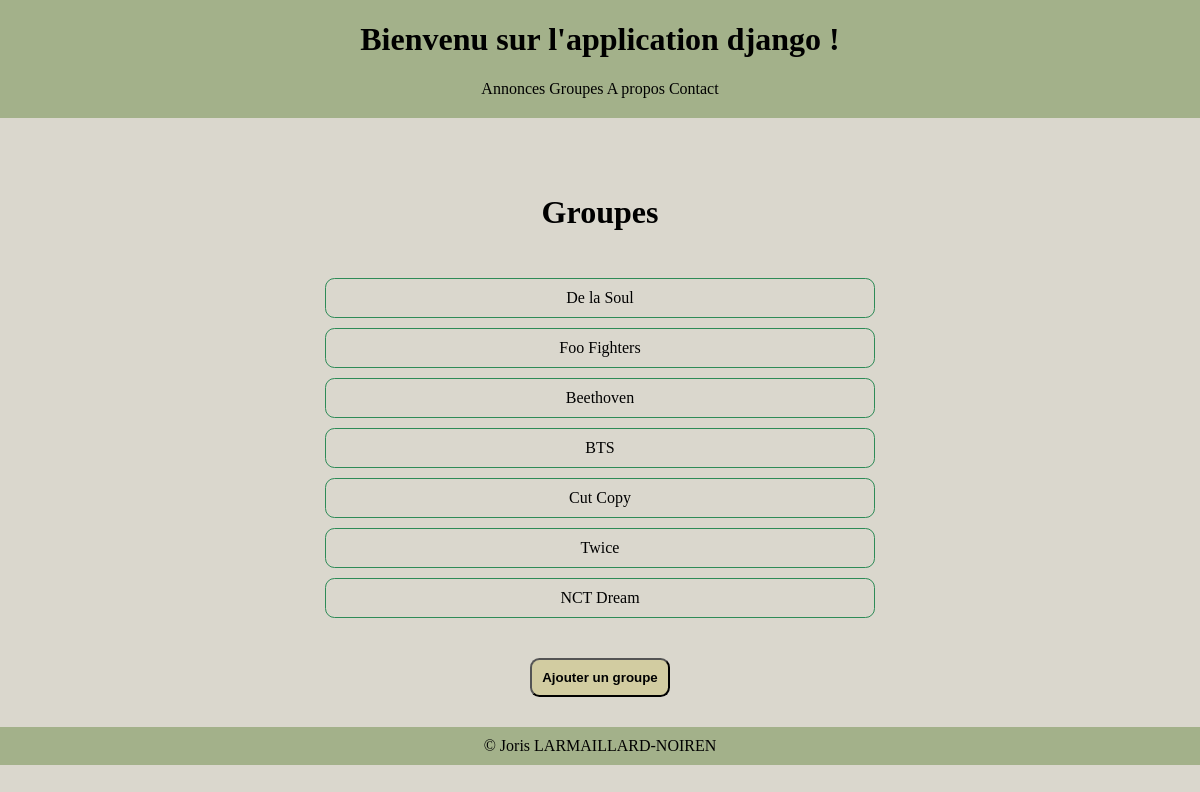
The page /bands/ on the database as committed earlier.
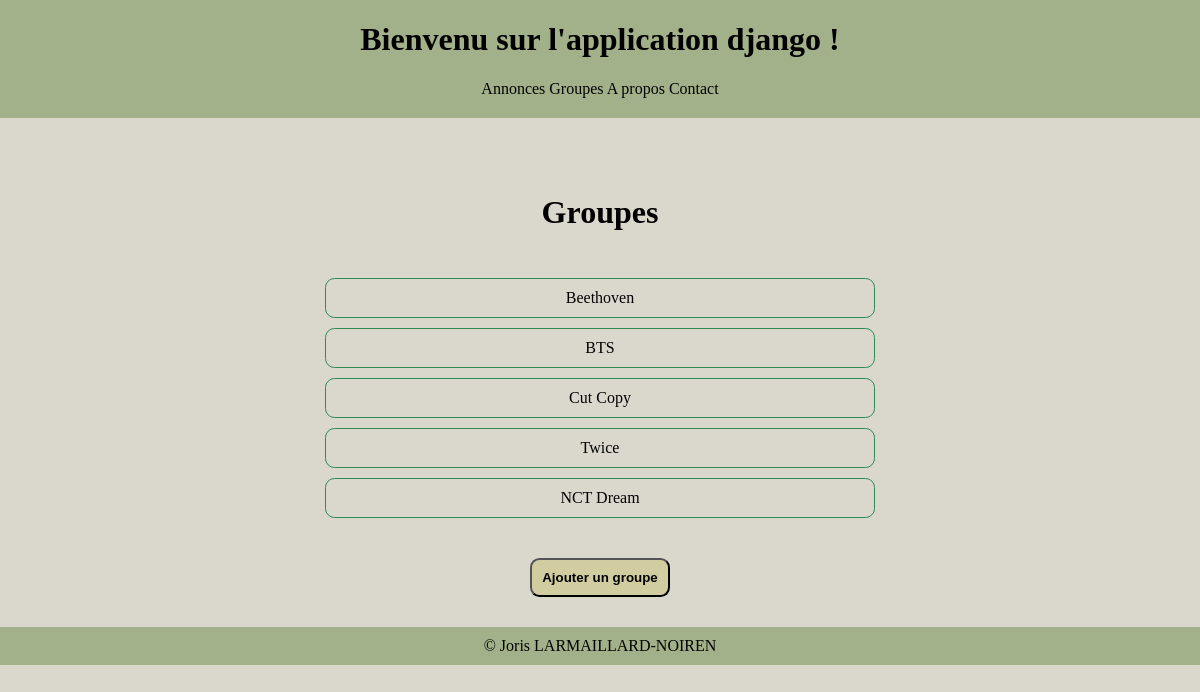
The same page on the database as committed later.
### listings/models.py (models this page shows, shortened)
class Band(models.Model):
    class Genre(models.TextChoices):
        HIP_HOP = 'HH'
        SYNTH_POP = 'SP'
        ALTERNATIVE_ROCK = 'AR'
        K_POP = 'KP'
        ZOUK = 'ZK'
    name = models.fields.CharField(max_length=100)
    genre = models.fields.CharField(choices=Genre.choices, max_length=5)
    biography = models.fields.CharField(max_length=1000)
    year_formed = models.fields.IntegerField(
        validators=[MinValueValidator(1900), MaxValueValidator(2024)]
    )
    active = models.BooleanField(default=True)
    official_homepage = models.fields.URLField(null=True, blank=True)
    band_cover = models.ImageField(upload_to="albums/bands_covers/", null=True, blank=True)

### listings/views.py (the view)
# urls.py: path("bands/", views.band_list, name="band-list"),
def band_list(request):
    bands = Band.objects.all()
    return render(request, 'listings/band_list.html',
                  {'bands': bands})

### listings/templates/listings/band_list.html (shortened to what this page needs)
{% extends 'listings/base.html' %}
{% block content %}
    <div class="titre"><h2>Groupes</h2></div>
    <section class="conteneur-bands">
        <section class="section-bands">
            {% for band in bands %}
             <div class="contenu"><a href="{% url 'band-detail' band.id %}">{{ band.name }}</a></div>
            {% endfor %}
        </section>
    </section>
    <div class="conteneur-bouton">
        <a href="{% url 'band-create' %}">
            <button class="bouton">Ajouter un groupe</button>
        </a>
    </div>
{% endblock %}

Rows that differ between the two databases and show on the page:
removed Band: name "De la Soul"
removed Band: name "Foo Fighters"
